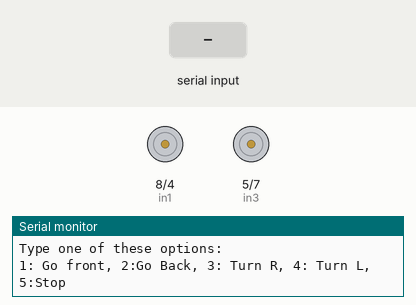
Simulated run of this sketch. Board: Arduino Uno, built with avr-gcc and run on an emulated ATmega328P. On the bench: motor-driver pin pairs drawn as motors (green arrow = first pin HIGH = forward, orange = second pin HIGH = backward, longer = more drive, scaled by the enable pin), the last lines printed to the serial monitor. The inputs (shaded band) are chosen by the test bench.

Above: at 3.2 s.
3.3 s: "1\n" received over Serial
At 3.9 s:
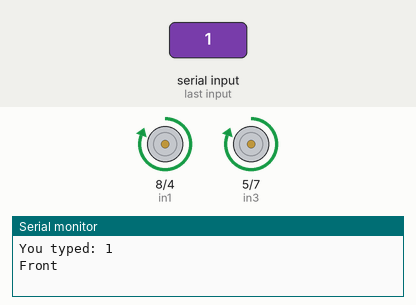
4.8 s: "2\n" received over Serial
At 5.1 s:
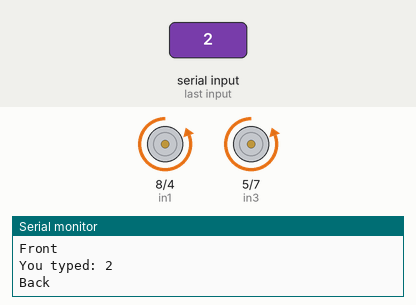
6.3 s: "3\n" received over Serial
At 7.4 s:
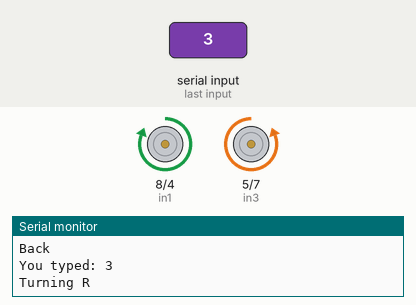
7.8 s: "4\n" received over Serial
At 8.6 s:
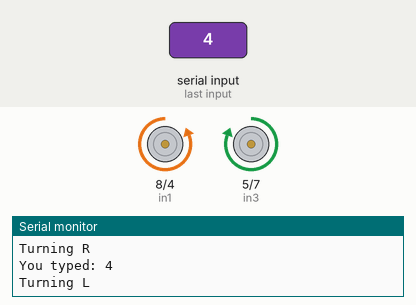
Timing chart, 0 to 10.3 s (numbered marks = the images above; inputs shaded):
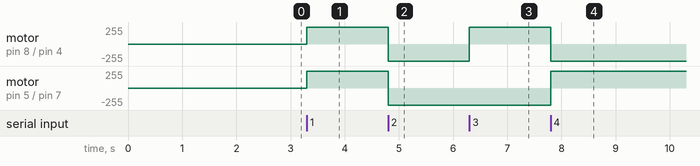

Measured:
- after the input at 3.3 s, motor on pin 8 (in1) / pin 4 (in2), motor on pin 5 (in3) / pin 7 (in4): stopped → forward 255/255 at once
- after the input at 4.8 s, motor on pin 8 (in1) / pin 4 (in2), motor on pin 5 (in3) / pin 7 (in4): forward 255/255 → backward 255/255 at once
- after the input at 6.3 s, motor on pin 8 (in1) / pin 4 (in2): backward 255/255 → forward 255/255 at once
- after the input at 7.8 s, motor on pin 8 (in1) / pin 4 (in2): forward 255/255 → backward 255/255 at once; motor on pin 5 (in3) / pin 7 (in4): backward 255/255 → forward 255/255 at once

The sketch:

manual_control.ino
```cpp
int enableA = 9;
int in1 = 8;
int in2 = 4;

int enableB = 6;
int in3 = 5;
int in4 = 7;

int input;

void setup() {
  Serial.begin(115200);
  pinMode(enableA, OUTPUT);
  pinMode(enableB, OUTPUT);
  pinMode(in1, OUTPUT);
  pinMode(in2, OUTPUT);
  pinMode(in3, OUTPUT);
  pinMode(in4, OUTPUT);
  analogWrite(enableA, 255);
  analogWrite(enableB, 255);
  delay(2000);
  Serial.println("Manual Operation mode ready to test.....");
  Serial.println("Type one of these options:");
  Serial.println("1: Go front, 2:Go Back, 3: Turn R, 4: Turn L, 5:Stop");
}

void loop() {
  if(Serial.available()){
        input = Serial.readStringUntil('\n').toInt();
        Serial.print("You typed: " );
        Serial.println(input);
        switch (input) {
          case 1:
            move_front();
            break;
          case 2:
            move_back();
            break;
          case 3:
            turn_right();
            break;
          case 4:
            turn_left();
            break;
          case 5:
            stop_motors();
            break;
          default:
            Serial.print("Not available command" );
        }
    }
}


void move_front(){
  digitalWrite(in1, HIGH);
  digitalWrite(in2, LOW);
  digitalWrite(in3, HIGH);
  digitalWrite(in4, LOW);
  Serial.println("Front");
}
void move_back(){
  digitalWrite(in1, LOW);
  digitalWrite(in2, HIGH);
  digitalWrite(in3, LOW);
  digitalWrite(in4, HIGH);
  Serial.println("Back");
}


void turn_right(){
  digitalWrite(in1, HIGH);
  digitalWrite(in2, LOW);
  digitalWrite(in3, LOW);
  digitalWrite(in4, HIGH);
  Serial.println("Turning R");
}

void turn_left(){
  digitalWrite(in1, LOW);
  digitalWrite(in2, HIGH);
  digitalWrite(in3, HIGH);
  digitalWrite(in4, LOW);
  Serial.println("Turning L");
}
void stop_motors(){
  digitalWrite(in1, LOW);
  digitalWrite(in2, LOW);
  digitalWrite(in3, LOW);
  digitalWrite(in4, LOW);
  Serial.println("Stop");
}
```
